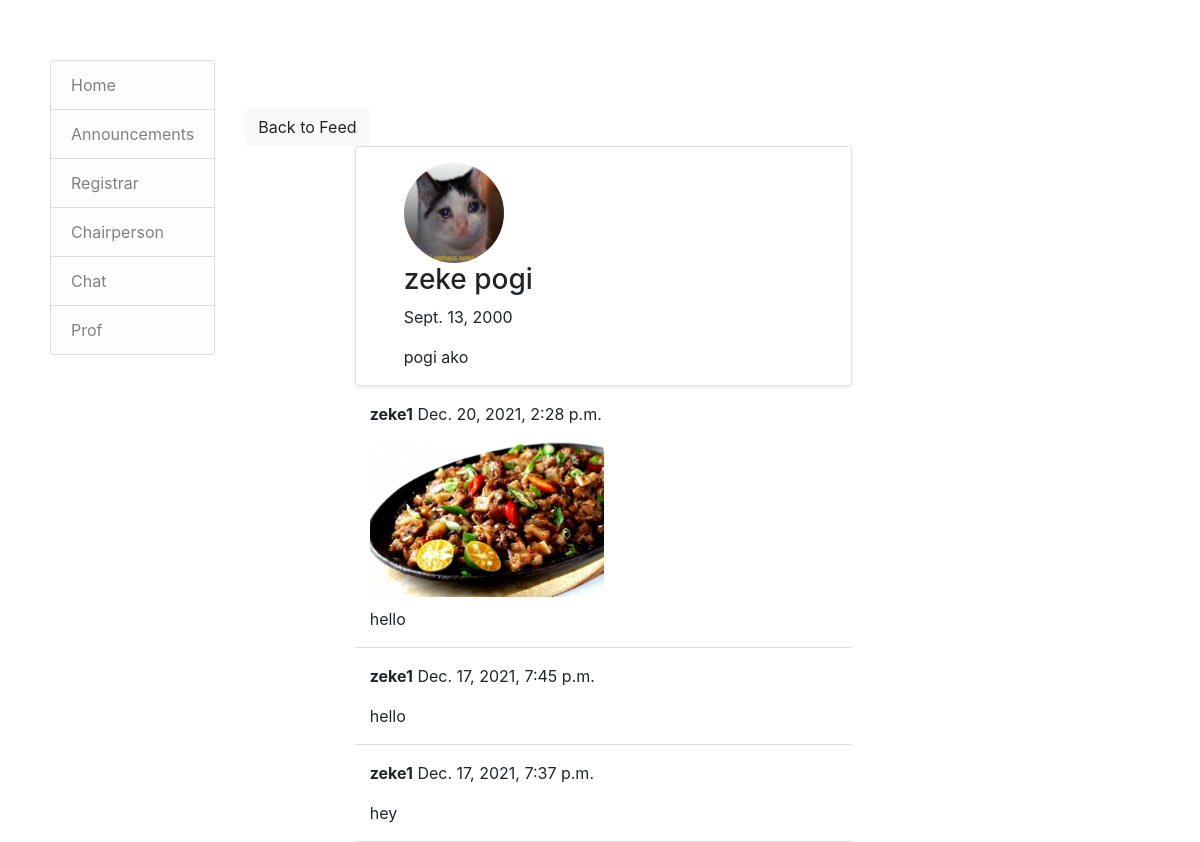
Page /profile/1/ on the committed database.
### student/models.py (models this page shows)
class UserProfile(models.Model):
    user = models.OneToOneField(User, primary_key=True, verbose_name='user', related_name='profile', on_delete=models.CASCADE)
    name = models.CharField(max_length=30, blank=True, null=True)
    bio = models.TextField(max_length=500, blank=True, null=True)
    birth_date=models.DateField(null=True, blank=True)
    location = models.CharField(max_length=100, blank=True, null=True)
    picture = models.ImageField(upload_to='uploads/profile_pictures', default='uploads/profile_pictures/default.jpg', blank=True)

class Post(models.Model):
    body = models.TextField()
    date = models.DateTimeField(default=timezone.now)
    author = models.ForeignKey(User, on_delete=models.CASCADE)
    image = models.ImageField(upload_to='uploads/post_photos', blank=True, null=True)

### student/views.py (the view)
# urls.py: path('profile/<int:pk>/', ProfileView.as_view(), name='profile'),
class ProfileView(View):
    def get(self, request, pk, *args, **kwargs):
        profile = UserProfile.objects.get(pk=pk)
        user = profile.user
        posts = Post.objects.filter(author=user).order_by('-date')
        context = {
            'user': user,
            'profile': profile,
            'posts': posts
        }
        return render(request, 'home/profile.html', context)

### student/templates/home/profile.html (shortened to what this page needs)
{% extends 'home/base.html' %}
{% block content %}
<div class="container">
    <div class="row mt-5">
        <div class="col-md-3 col-sm-6">
            <a href="{% url 'post_list' %}" class="btn btn-light">Back to Feed</a>
        </div>
    </div>
    <div class="row justify-content-center">
        <div class="card shadow-sm col-md-8 col-sm-12 border-bottom px-5 pt-3">
            <img src="{{ profile.picture.url }}" class="rounded-circle" width="100" height="100" />
            {% if profile.name %}
            <h3 class="py-7">{{ profile.name }}
                {% endif %}
            </h3>
            {% if profile.birth_date %}
            <p>{{ profile.birth_date }}</p>
            {% endif %}
            {% if profile.bio %}
            <p>{{ profile.bio }}</p>
            {% endif %}
        </div>
    </div>
    {% for post in posts %}
    <div class="row justify-content-center mt-3">
        <div class="col-md-8 col-sm-12 border-bottom position-relative">
            <p><strong>{{ post.author }}</strong> {{ post.date }}</p>
                <div class="position-relative">
                {% if post.image %}
                    <img src="{{ post.image.url }}" class="post-image"/>
                {% endif %}
                    <p>{{ post.body }}</p>
                </div>
        </div>
    </div>
    {% endfor %}
</div>
{% endblock content %}

### static/style.css (style rules this page uses)
.post-image { max-width: 50%; height: auto; border-radius: 10px; margin-bottom: 10px; }

### rows in the picture
UserProfile: picture (picture), name "zeke pogi", birth_date "Sept. 13, 2000", bio "pogi ako"
Post: author "zeke1", date "Dec. 20, 2021, 2:28 p.m.", image (picture), body "hello"
Post: author "zeke1", date "Dec. 17, 2021, 7:45 p.m.", body "hello"
Post: author "zeke1", date "Dec. 17, 2021, 7:37 p.m.", body "hey"
